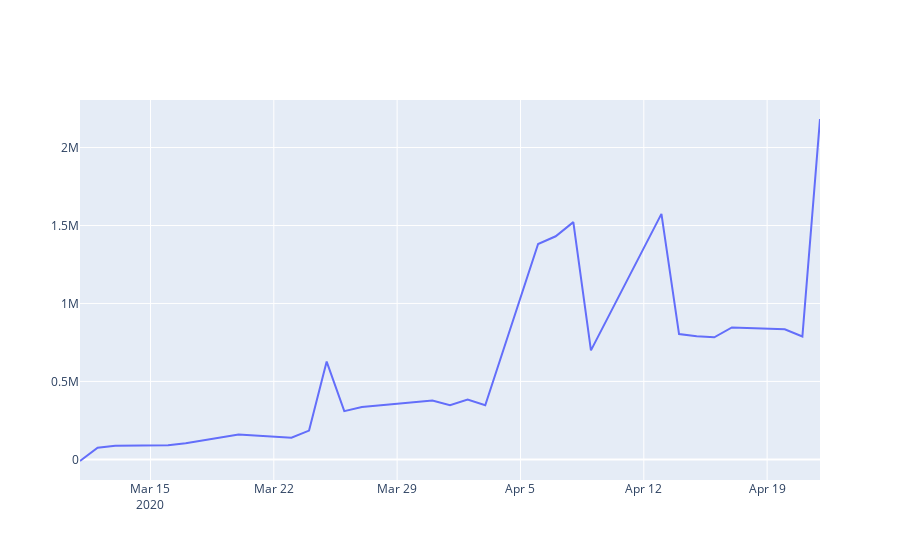

Notebook cell for this chart:
### Code cell
portf_num = 25

fig = go.Figure()

df = pd.DataFrame(data=p_list[portf_num], columns = stock_price_window_list[portf_num].columns, index=stock_price_window_list[portf_num].index)
df_tx_b = pd.DataFrame(data=buy[portf_num], columns = stock_price_window_list[portf_num].columns, index=stock_price_window_list[portf_num].index)
df_tx_s = pd.DataFrame(data=sell[portf_num], columns = stock_price_window_list[portf_num].columns, index=stock_price_window_list[portf_num].index)
prices = stock_price_window_list[portf_num]

fig.add_trace(
    go.Scatter(
        x = df.index,
        y = df.mul(prices).sum(axis=1),
        name="Portfolio Value"
    )
)

### Figure 1 — Plotly figure (JSON) as saved in the notebook; plotly's stock layout.template omitted (floating-point values rounded to 4 significant figures)
{"data": [{"name": "Portfolio Value", "type": "scatter", "x": ["2020-03-11T00:00:00", "2020-03-12T00:00:00", "2020-03-13T00:00:00", "2020-03-16T00:00:00", "2020-03-17T00:00:00", "2020-03-18T00:00:00", "2020-03-19T00:00:00", "2020-03-20T00:00:00", "2020-03-23T00:00:00", "2020-03-24T00:00:00", "2020-03-25T00:00:00", "2020-03-26T00:00:00", "2020-03-27T00:00:00", "2020-03-30T00:00:00", "2020-03-31T00:00:00", "2020-04-01T00:00:00", "2020-04-02T00:00:00", "2020-04-03T00:00:00", "2020-04-06T00:00:00", "2020-04-07T00:00:00", "2020-04-08T00:00:00", "2020-04-09T00:00:00", "2020-04-13T00:00:00", "2020-04-14T00:00:00", "2020-04-15T00:00:00", "2020-04-16T00:00:00", "2020-04-17T00:00:00", "2020-04-20T00:00:00", "2020-04-21T00:00:00", "2020-04-22T00:00:00"], "y": [-10390.0, 74370.0, 87090.0, 90320.0, 103000.0, 121600.0, 138600.0, 159300.0, 138900.0, 184600.0, 627100.0, 309200.0, 336000.0, 368800.0, 376800.0, 348000.0, 383300.0, 347200.0, 1381000.0, 1431000.0, 1522000.0, 699000.0, 1574000.0, 803600.0, 789300.0, 782800.0, 846100.0, 834400.0, 788100.0, 2183000.0]}], "layout": {}}
